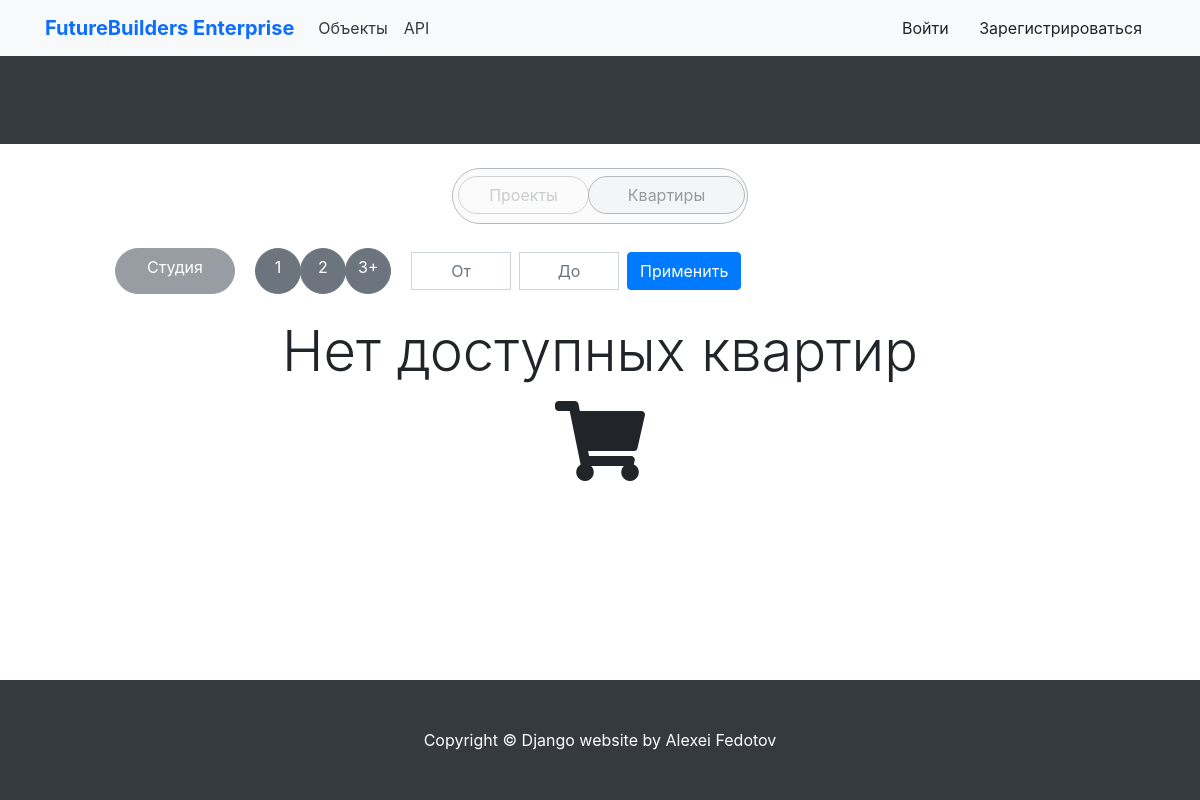
The page /search/?category=3-room on the database as committed earlier.
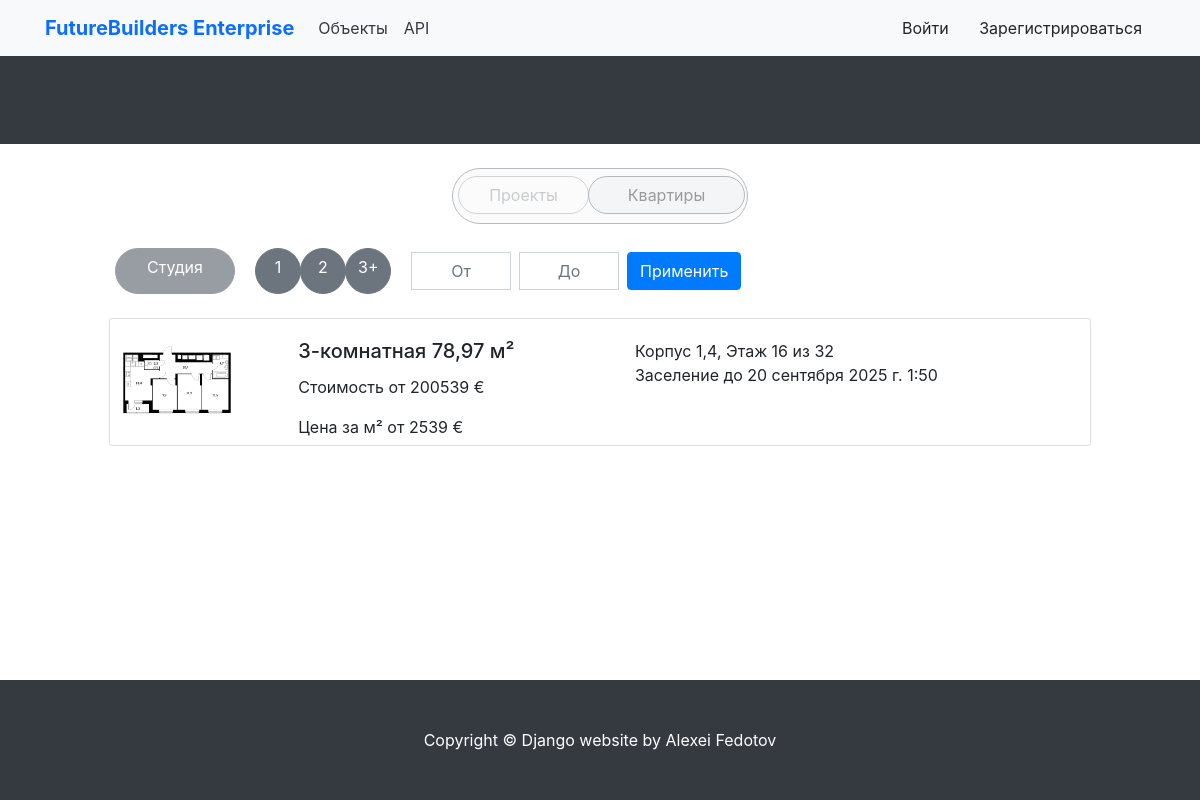
The same page on the database as committed later.
### shop/models.py (models this page shows, shortened)
class Product(models.Model):
    category = models.ForeignKey(Category, verbose_name='Категория', on_delete=models.CASCADE)
    frame = models.ForeignKey(Frame, verbose_name='Корпус', on_delete=models.CASCADE, null=True)
    floors = models.IntegerField(verbose_name='Этажность', validators=[MaxValueValidator(50), MinValueValidator(1)],
                                 null=True)
    title = models.CharField(max_length=255, verbose_name='Наименование')
    slug = models.SlugField(unique=True)
    area = models.DecimalField(max_digits=4, decimal_places=2, verbose_name='Площадь', null=True)
    image = models.ImageField(verbose_name='Изображение')
    price = models.IntegerField(verbose_name='Цена')
    available = models.BooleanField(default=True, verbose_name='Доступность')
    article = models.UUIDField(default=uuid.uuid4, editable=False, unique=True, verbose_name='Артикул', null=True)
    class Meta:
        verbose_name = 'Квартиры'  # отображение названия в админке
        verbose_name_plural = 'Квартиры'  # отображение названия в админке
        ordering = ('title',)
    def get_absolute_url(self):
        return reverse('shop:product_detail', args=[self.category.slug,
                                                    self.slug])  # c помощью reverse формируем маршурут с именем

class Frame(models.Model):
    title = models.CharField(max_length=255, verbose_name='Наименование')
    slug = models.SlugField(unique=True)
    number = models.FloatField(verbose_name='Номер корпуса')
    floors = models.IntegerField(verbose_name='Этажность', validators=[MaxValueValidator(50), MinValueValidator(1)])
    available = models.BooleanField(default=True, verbose_name='Доступность')
    ceiling_height = models.FloatField(verbose_name='Высота потолков')
    object = models.ForeignKey(Object, verbose_name='Объект', on_delete=models.CASCADE)
    class Meta:
        verbose_name = 'Корпусы'  # отображение названия в админке
        verbose_name_plural = 'Корпусы'  # отображение названия в админке
        ordering = ('title',)

class Object(models.Model):
    title = models.CharField(max_length=255, verbose_name='Наименование')
    slug = models.SlugField(unique=True)
    image = models.ImageField(verbose_name='Изображение')
    description = models.TextField(verbose_name='Описание', null=True)
    description2 = models.TextField(verbose_name='Описание', null=True)
    available = models.BooleanField(default=True, verbose_name='Доступность')
    address = models.TextField(verbose_name='Адрес')
    date = models.DateTimeField(verbose_name='Заселение до')
    class Meta:
        verbose_name = 'Объекты'  # отображение названия в админке
        verbose_name_plural = 'Объекты'  # отображение названия в админке
        ordering = ('title',)

### shop/views.py (the view)
# urls.py: path('search/', SearchList.as_view(), name='search'),
class SearchList(ListView):
    model = Product
    template_name = 'shop/product/search_list.html'
    context_object_name = 'products'
    def get_queryset(self):
        category = self.request.GET.get('category')
        min_price = self.request.GET.get('min_price')
        max_price = self.request.GET.get('max_price')
        products = Product.objects.exclude(order_items__order__paid=True) \
            .annotate(order_count=Count('order_items', filter=Q(order_items__order__paid=True))) \
            .exclude(order_count__gt=0)
        if category:
            products = products.filter(category__slug=category)
        if min_price:
            products = products.filter(price__gte=min_price)
        if max_price:
            products = products.filter(price__lte=max_price)
        return products
    def get_context_data(self, **kwargs):
        context = super().get_context_data(**kwargs)
        return context

### cart/cart_services.py (called while the page is built)
    def get_cart(self) -> Dict[str, Dict[str, Union[str, int]]]:
        return self.session.get(settings.CART_ID, {})

### cart/context_processors.py (called while the page is built)
def get_cart_total_price(request):
    cart = Cart(request)
    cart_total_price = sum(Decimal(item['price']) * item['quantity'] for item in cart.get_cart().values())
    return {
        'cart_total_price': cart_total_price
    }

### shop/context_processors.py (called while the page is built)
def get_categories_from_shop(request):
    categories = Category.objects.all()
    return {'categories': categories}

### shop/templates/shop/product/search_list.html (shortened to what the changed rows need)
{% extends "shop/base.html" %}
{% load static %}
{% block content %}
    <br>
    {% if request.path == object.get_absolute_url %}
        {% if grouped_products %}
            {% for grouped_product in grouped_products %}
                <div class="container mt-4 text-center">
                    <h3 class="mt-4">Корпус {{ grouped_product.frame.number }}</h3>
                </div>
                {% for product in grouped_product.apartments %}
                    <div class="container mt-4 d-flex align-items-center justify-content-center">
                        <a href="{{ product.get_absolute_url }}" style="text-decoration: none; color: inherit;">
                            <div class="card" style="width: 982px; height: 128px;">
                                <div class="row">
                                    <div class="col-2">
                                        <img src="{% if product.image %}{{ product.image.url }}{% else %}{% static 'shop/img/no_image.png' %}{% endif %}" class="card-img" alt="Product Image" style="width: 134px; height: 128px;">
                                    </div>
                                    <div class="col-4">
                                        <div class="card-body">
                                            <h5 class="card-title">{{ product.title }}</h5>
                                            <p class="card-text">Стоимость от {{ product.price }} €</p>
                                            <p class="card-text">Цена за м² от {% widthratio product.price product.area 1 %} €</p>
                                        </div>
                                    </div>
                                    <div class="col-6">
                                        <div class="card-body align-items-start">
                                            <p class="card-text mb-0">Корпус {{ product.frame.number }}, Этаж {{ product.floors }} из {{ product.frame.floors }}</p>
                                            <p class="card-text mb-0">Заселение до {{ product.frame.object.date }}</p>
                                            {% if product.available %}
                                            {% else %}
                                                <div class="alert alert-danger my-1 text-center">Забронировано</div>
                                            {% endif %}
                                        </div>
                                    </div>
                                </div>
                            </div>
                        </a>
                    </div>
                {% endfor %}
            {% endfor %}
        {% else %}
            <div class="container mt-4 text-center">
                <p class="display-4">Нет доступных квартир</p>
                <i class="fas fa-shopping-cart fa-5x"></i>
            </div>
        {% endif %}
    {% else %}
        {% if products %}
        {% for product in products %}
    <div class="container mt-4 d-flex align-items-center justify-content-center">
        <a href="{{ product.get_absolute_url }}" style="text-decoration: none; color: inherit;">
            <div class="card" style="width: 982px; height: 128px;">
                <div class="row">
                    <div class="col-2">
                        <img src="{% if product.image %}{{ product.image.url }}{% else %}{% static 'shop/img/no_image.png' %}{% endif %}" class="card-img" alt="Product Image" style="width: 134px; height: 128px;">
                    </div>
                    <div class="col-4">
                        <div class="card-body">
                            <h5 class="card-title">{{ product.title }}</h5>
                            <p class="card-text">Стоимость от {{ product.price }} €</p>
                            <p class="card-text">Цена за м² от {% widthratio product.price product.area 1 %} €</p>
                        </div>
                    </div>
                    <div class="col-6">
                        <div class="card-body align-items-start">
                            <p class="card-text mb-0">Корпус {{ product.frame.number }}, Этаж {{ product.floors }} из {{ product.frame.floors }}</p>
                            <p class="card-text mb-0">Заселение до {{ product.frame.object.date }}</p>
                        </div>
                    </div>
                </div>
            </div>
        </a>
    </div>
    {% endfor %}
    {% else %}
        <div class="container mt-4 text-center">
            <p class="display-4">Нет доступных квартир</p>
            <i class="fas fa-shopping-cart fa-5x"></i>
        </div>
    {% endif %}
    {% endif %}
{% endblock %}

Rows that differ between the two databases and show on the page:
added Product: image (picture), title "3-комнатная 78,97 м²", price "200539", price+area "2539", frame.number "1,4", floors "16", frame.floors "32", frame.object "20 сентября 2025 г. 1:50"
Other text that changed with them:
text no longer shown: "Нет доступных квартир"
